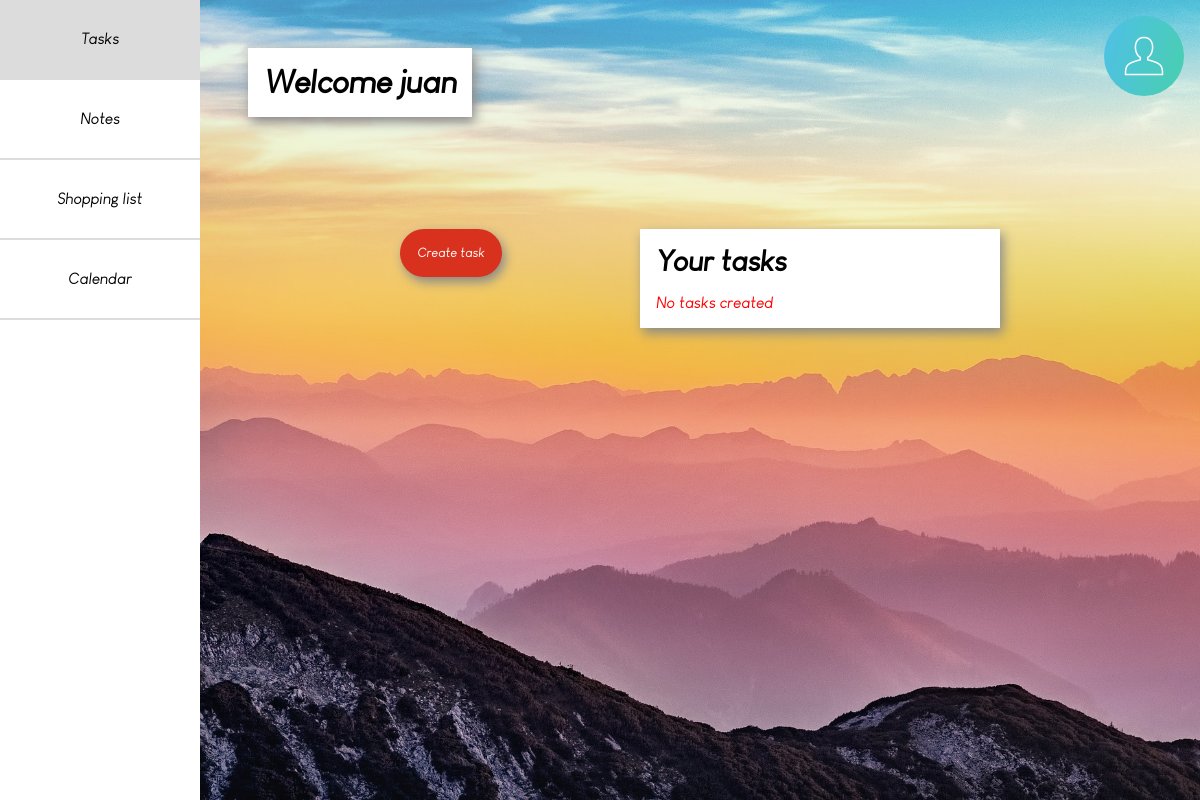
The app's page /pages/main.php (signed in), older data.
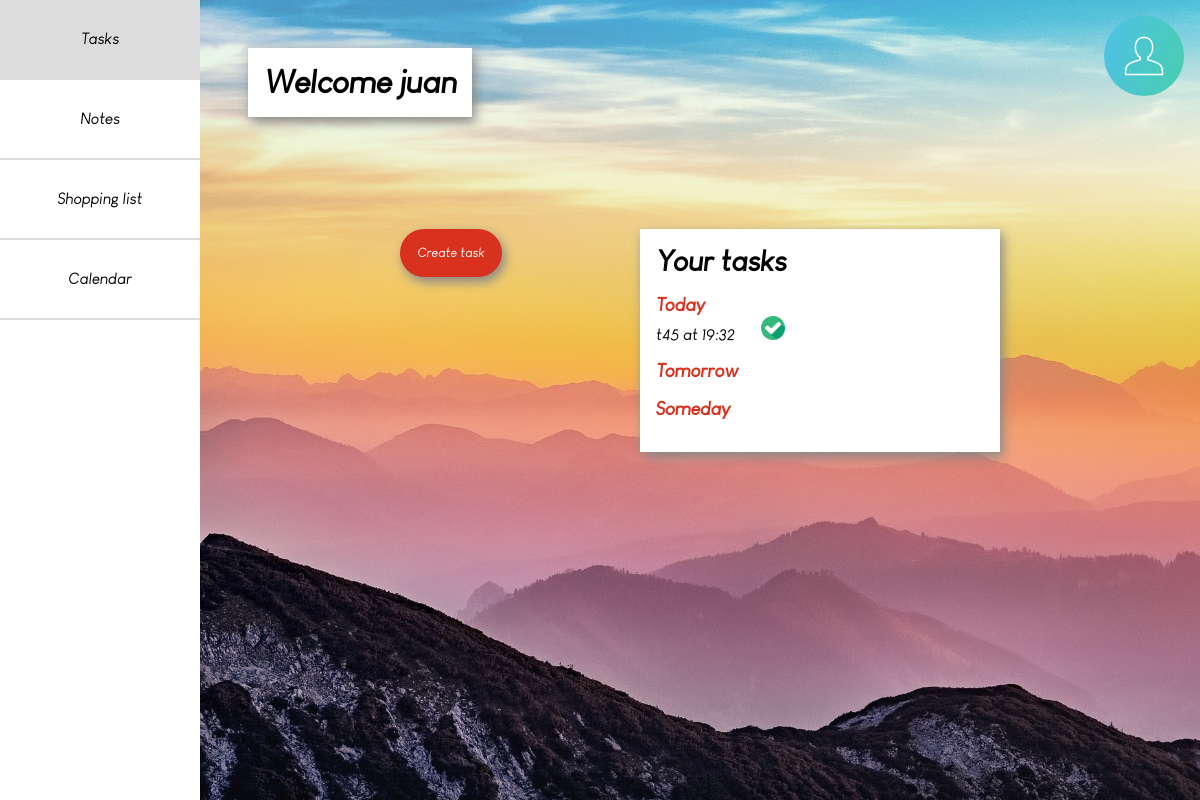
The same page, newer data.
### tables this page shows
CREATE TABLE `tasks` (
  `codTask` int(11) NOT NULL,
  `text` varchar(500) NOT NULL,
  `date` date NOT NULL,
  `time` time NOT NULL,
  `codUser` int(11) NOT NULL
);

### pages/connection.php (called while the page is built, shortened)
<?php
function connection(){
	$connection_string='mysql:dbname=dt_final_project;host=127.0.0.1';
	$u='root';
	$k='';
	try{
		$bd=new PDO($connection_string,$u,$k);
		$sql="select * from users;";
		$users=$bd->query($sql);
		return $users;
	}catch(PDOException $e){
		echo "Error in the database: ".$e->getMessage();
	}
}
function getUserCod($name){
	$users=connection();
	foreach ($users as $row) {
		if($row['name']==$name){
			$us=$row['code'];
			break;
		}else{
			$us="false";
		}
	}
	return $us;
}
function countTasks($cod){
	$connection_string='mysql:dbname=dt_final_project;host=127.0.0.1';
	$u='root';
	$k='';
	try{
		$bd=new PDO($connection_string,$u,$k);
		$ins="select count(*) as total from tasks where codUser = $cod;";
		$resul=$bd->query($ins);
		foreach ($resul as $row) {
			return $row['total'];
		}
	}catch(PDOException $e){
		echo "Error in the database: ".$e->getMessage();
	}
}
function getTasks($cod){
	$connection_string='mysql:dbname=dt_final_project;host=127.0.0.1';
	$u='root';
	$k='';
	try{
		$bd=new PDO($connection_string,$u,$k);
		$sql="select * from tasks where codUser=$cod;";
		$all=$bd->query($sql);
		return $all;
	}catch(PDOException $e){
		echo "Error in the database: ".$e->getMessage();
	}
}

### pages/showTasks.php (the view, shortened to what this page needs)
<?php
    require_once './connection.php';
	$cod=getUserCod($_SESSION['user']);
	$count=countTasks($cod);
	if($count==0){
		echo "<p style='color:red'>No tasks created</p>";
	}else{
		$today = [];
		$tomorrow = [];
		$someday = [];
		$dateNow = date('Y-m-d');
		$timeNow = date('H:i:s');
		$all=getTasks($cod);
		foreach ($all as $row) {
			$d = strtotime($row['date']);
			$diff = abs($d - strtotime($dateNow));
			$years = floor($diff / (365*60*60*24));
			$months = floor(($diff - $years * 365*60*60*24) / (30*60*60*24));
			$days = floor(($diff - $years * 365*60*60*24 - $months*30*60*60*24)/ (60*60*24));
			if($row['date']==$dateNow && $row['time']>$timeNow){
				array_push($today, $row['text'].",".$row["time"].",".$row["date"]);
			}elseif($row['date']>$dateNow && $days==1){
				array_push($tomorrow, $row['text'].",".$row["time"].",".$row["date"]);
			}elseif($row['date']>$dateNow && $days>1){
				array_push($someday, $row['text'].",".$row["time"].",".$row["date"]);
			}else{
				deleteTask($row['text'], $row['date'], $row['time'], $cod);
			}
		}
		echo "<div class='days'><h3>Today</h3>";
		foreach($today as $day){
			$arr = explode(",", $day);
			echo "<div class='task'><p>".$arr[0]." at ".substr($arr[1] , 0, 5)."</p><span class='hiddenSpan1'>".$arr[2]."</span><span class='hiddenSpan2'>".$arr[1]."</span><div class='checkTask'></div></div>";
		}
		echo "</div>";
		echo "<div class='days'><h3>Tomorrow</h3>";
		echo "</div>";
		echo "<div class='days'><h3>Someday</h3>";
		echo "</div>";
	}

### pages/main.php (shortened to what this page needs)
<?php
	require_once 'connection.php';
	$u=getUserCod($_SESSION['user']);
?>
<!DOCTYPE html>
<html>
	<head>
		<link href="../css/main.css" rel="stylesheet" type="text/css">
	</head>
	<body>
		<div id="container">
			<div id="menu">
				<ul class="menu">
		    		<li class="menu2">Tasks</li>
		    		<li class="menu2">Notes</li>
					<li class="menu2">Shopping list</li>
					<li class="menu2">Calendar</li>
		        </ul>
			</div>
			<div id="content">
				<?php
					require("./header.php");
					echo "<h1>Welcome ".$_SESSION['user']."</h1>";
				?>
				<div id="inside">
					<div>Create task</div>
					<div>
						<h2>Your tasks</h2>
						<?php require_once("./showTasks.php"); ?>
					</div>
				</div>
			</div>
		</div>
	</body>
</html>

### pages/header.php (shortened to what this page needs)
<?php
	require_once './connection.php';
?>
<div class="dropdown">
	<div id="dropbtn" class="dropbtn"></div>
</div>

### css/main.css (style rules this page uses)
* { margin: 0; padding: 0; box-sizing: border-box; }
body { position: relative; min-height: 100vh; font-family: tasker; }
#container { display: grid; grid-template-columns: 1fr 5fr; height: 100vh; }
#menu { height: 100%; box-shadow: 3px 5px 11px #888888; }
.menu { height: 100%; list-style-type: none; margin: 0; overflow: hidden; padding: 0; }
#menu > .menu >li { cursor: pointer; color: black; display: block; padding: 30px 20px; text-align: center; text-decoration: none; border-bottom: 2px solid gainsboro; }
#content { background-image: url("../images/mountains.jpg"); background-repeat: no-repeat; background-size: cover; }
#content h1 { margin: 3rem; padding: 1rem; display: inline-block; background-color: white; box-shadow: 3px 5px 11px #888888; }
#inside { display: flex; justify-content: space-between; margin: 4rem 20% 4rem 20%; }
#inside > div { padding: 1rem; background-color: white; box-shadow: 3px 5px 11px #888888; }
.days { margin-bottom: 1rem; }
.days > h3 { color: #d8311e; }
#inside > div:first-child { width: 17%; height: 3rem; color: white; background-color: #d8311e; border-radius: 2rem; text-align: center; cursor: pointer; }
#inside > div:last-child { width: 60%; }
#inside > div:last-child > h2 { font-size: 180%; margin-bottom: 1rem; }
.task > p { display: inline-block; }
.checkTask { display: inline-block; height: 1.5rem; width: 1.5rem; background-image: url("../images/comprobado.png"); background-repeat: no-repeat; background-size: contain; cursor: pointer; margin-left: 1.6rem; }
.dropdown { float: right; position: relative; margin: 1rem; }
.dropbtn { width: 5rem; height: 5rem; border-radius: 5rem; cursor: pointer; background-image: url("../images/user.png"); background-repeat: no-repeat; background-size: cover; }
@media (max-width: 1350px) { #inside > div:first-child { font-size: 1.1vw; } }

Row changes from the older to the newer data that the page shows:
added tasks: text "t45", time "19:32"
Text that changed along with them:
text no longer shown: "No tasks created"
text now shown: "Today Tomorrow Someday"
